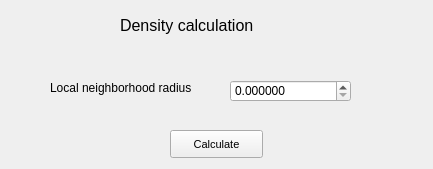
<?xml version="1.0" encoding="UTF-8"?>
<ui version="4.0">
 <class>DensityForm</class>
 <widget class="QWidget" name="DensityForm">
  <property name="geometry">
   <rect>
    <x>0</x>
    <y>0</y>
    <width>433</width>
    <height>169</height>
   </rect>
  </property>
  <property name="windowTitle">
   <string>Form</string>
  </property>
  <widget class="QLabel" name="label">
   <property name="geometry">
    <rect>
     <x>120</x>
     <y>10</y>
     <width>171</width>
     <height>31</height>
    </rect>
   </property>
   <property name="font">
    <font>
     <pointsize>12</pointsize>
    </font>
   </property>
   <property name="text">
    <string>Density calculation</string>
   </property>
  </widget>
  <widget class="QPushButton" name="pushButton">
   <property name="geometry">
    <rect>
     <x>170</x>
     <y>130</y>
     <width>93</width>
     <height>28</height>
    </rect>
   </property>
   <property name="font">
    <font>
     <pointsize>8</pointsize>
    </font>
   </property>
   <property name="text">
    <string>Calculate</string>
   </property>
  </widget>
  <widget class="QLabel" name="label_2">
   <property name="geometry">
    <rect>
     <x>50</x>
     <y>80</y>
     <width>171</width>
     <height>16</height>
    </rect>
   </property>
   <property name="text">
    <string>Local neighborhood radius</string>
   </property>
  </widget>
  <widget class="QDoubleSpinBox" name="doubleSpinBox">
   <property name="geometry">
    <rect>
     <x>230</x>
     <y>80</y>
     <width>121</width>
     <height>22</height>
    </rect>
   </property>
   <property name="decimals">
    <number>6</number>
   </property>
  </widget>
 </widget>
 <resources/>
 <connections/>
</ui>
